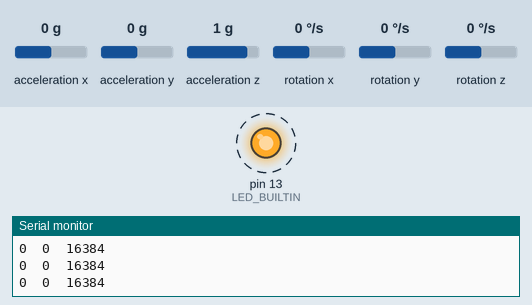
Simulated run of this sketch. Board: Arduino Uno, built with avr-gcc and run on an emulated ATmega328P. On the bench: output pins drawn as LEDs (lit = HIGH), the last lines printed to the serial monitor. Dashed ring = blinking. Inputs (shaded band) come from the test bench; at power-on: acceleration z 1 g, acceleration x 0 g, acceleration y 0 g, rotation x 0 °/s, rotation y 0 °/s, rotation z 0 °/s.

Above: at 0.81 s.
1.3 s: acceleration z set to 0 g
At 2.33 s:
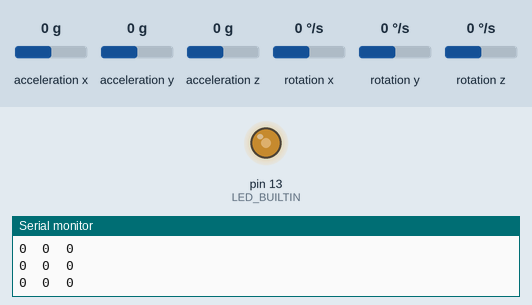
4.3 s: acceleration x set to -0.5 g
7.3 s: acceleration x set to -0.8 g
At 8.03 s:
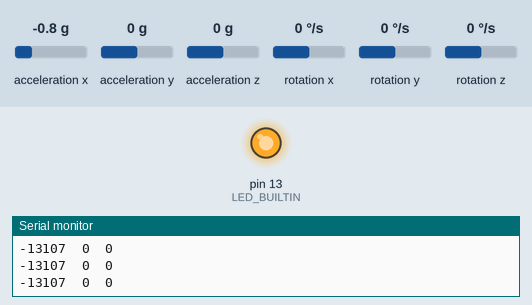
10.3 s: acceleration x set to 0 g
Timing chart, 0 to 14.3 s (numbered marks = the images above; inputs shaded):
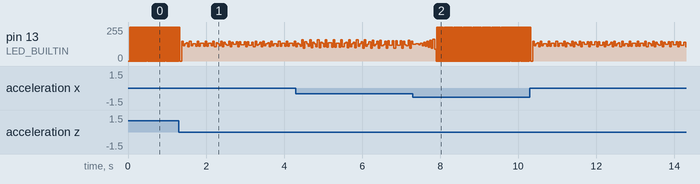

The sketch:

MPU6050SimpleTest.ino
```cpp
#include "I2Cdev.h"
#include "MPU6050.h"
#include "Wire.h"

MPU6050 accelgyro;

int16_t ax, ay, az;
int16_t gx, gy, gz;

boolean blinkState = false;

void setup() {
  Serial.begin(9600);
  pinMode(LED_BUILTIN, OUTPUT);
  setup_acc();
}

void loop() {
  accelgyro.getMotion6(&ax, &ay, &az, &gx, &gy, &gz);
  Serial.print(ax); Serial.print("\t");
  Serial.print(ay); Serial.print("\t");
  Serial.print(az); Serial.print("\t");
//  Serial.print(gx); Serial.print("\t");
//  Serial.print(gy); Serial.print("\t");
//  Serial.print(gz); Serial.print("\t");
  Serial.println();
  blinkState = !blinkState;
  digitalWrite(LED_BUILTIN, blinkState);
}

void setup_acc() {
  Serial.println("Initializing I2C devices...");
  Wire.begin();
  accelgyro.initialize();
  // verify connection
  Serial.println("Testing device connections...");
  Serial.println(accelgyro.testConnection() ? "MPU6050 connection successful" : "MPU6050 connection failed");
  Serial.println("ax ay az");
}
```

Measured:
- the behaviour switches between -0.6 and -0.7 g on acceleration x (found by bisection; images 1 and 2)
